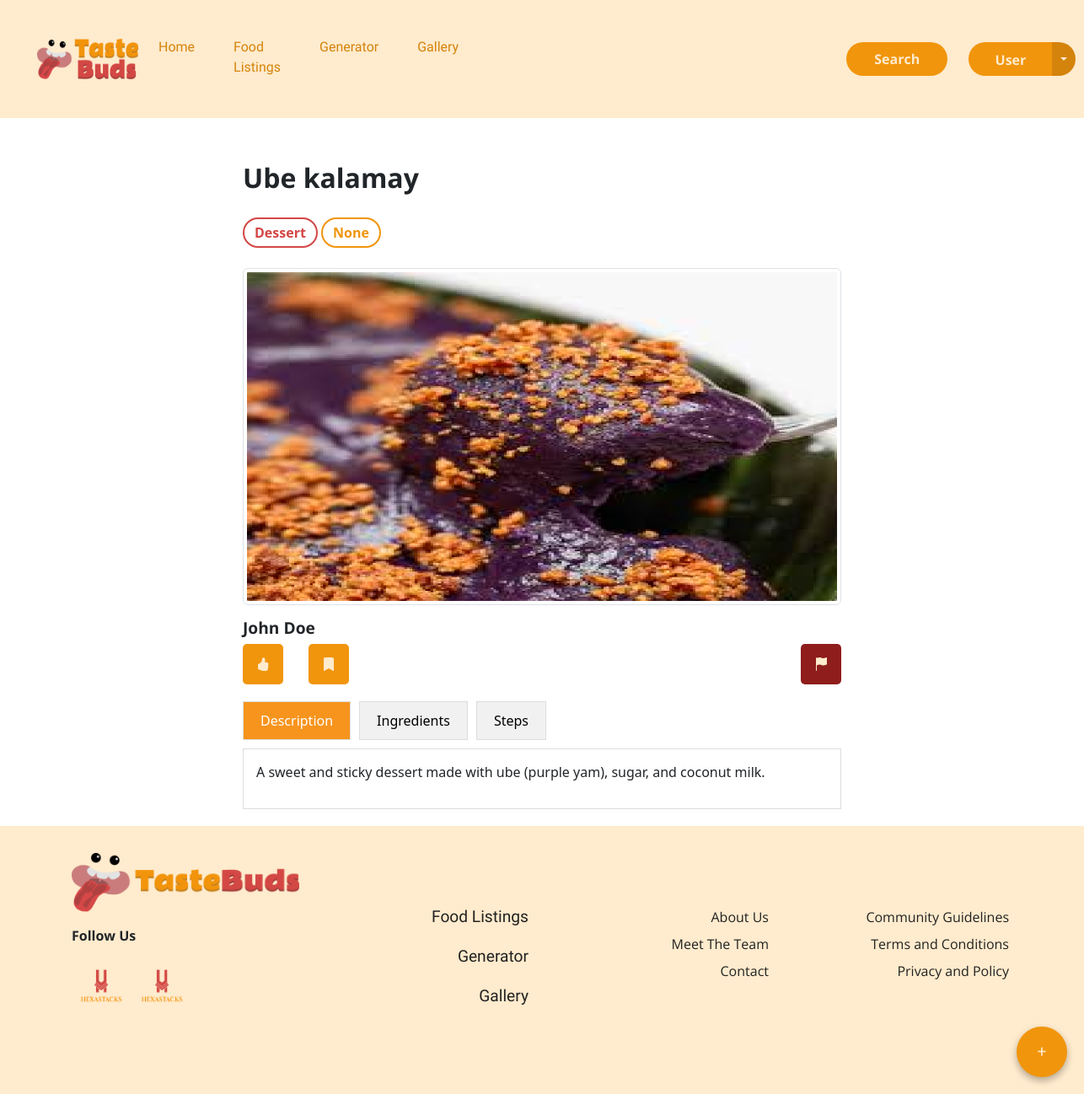
/users/recipeOverview.php?recipeID=54, run on the app's committed database.
### tables this page shows
CREATE TABLE `recipes` (
  `recipeID` int(5) NOT NULL,
  `recipeTitle` varchar(100) NOT NULL,
  `description` varchar(600) NOT NULL,
  `ingredients` varchar(800) NOT NULL,
  `steps` varchar(5000) NOT NULL,
  `userID` int(5) NOT NULL,
  `isApproved` varchar(3) NOT NULL DEFAULT 'no',
  `createdAt` datetime NOT NULL DEFAULT current_timestamp(),
  `updatedAt` datetime DEFAULT current_timestamp(),
  `primaryCategoryID` int(1) NOT NULL,
  `subcategoryID` int(1) DEFAULT NULL
);

CREATE TABLE `primaryfoodcategories` (
  `primaryCategoryID` int(1) NOT NULL,
  `primaryCategoryName` varchar(15) NOT NULL
);

CREATE TABLE `foodsubcategories` (
  `subcategoryID` int(1) NOT NULL,
  `subcategoryName` varchar(20) NOT NULL
);

CREATE TABLE `images` (
  `imageID` int(5) NOT NULL,
  `imageURL` varchar(500) NOT NULL,
  `recipeID` int(5) DEFAULT NULL,
  `postID` int(5) DEFAULT NULL
);

CREATE TABLE `users` (
  `userID` int(5) NOT NULL,
  `firstName` varchar(50) NOT NULL,
  `lastName` varchar(50) NOT NULL,
  `email` varchar(150) NOT NULL,
  `password` varchar(50) NOT NULL,
  `role` varchar(50) NOT NULL DEFAULT 'user',
  `registeredAt` datetime NOT NULL DEFAULT current_timestamp(),
  `isRestricted` varchar(3) NOT NULL DEFAULT 'no'
);

### connect.php (called while the page is built, shortened)
<?php
function executeQuery($query)
{
	$conn = $GLOBALS['conn'];
	return mysqli_query($conn, $query);
}
?>

### users/recipeOverview.php (the view, shortened to what this page needs)
<?php
include("../connect.php");
$recipeID = isset($_GET['recipeID']) ? (int) $_GET['recipeID'] : 0;
$queryOverviewRecipe = "
    SELECT recipes.recipeID, recipes.recipeTitle, recipes.description, recipes.ingredients, recipes.steps,
           recipes.isApproved, recipes.createdAt, recipes.updatedAt,
           users.firstName, users.lastName,
           images.imageURL,
           primaryfoodcategories.primaryCategoryName,
           foodSubcategories.subcategoryName
    FROM recipes
    LEFT JOIN users ON users.userID = recipes.userID
    LEFT JOIN images ON images.recipeID = recipes.recipeID
    LEFT JOIN primaryfoodcategories ON primaryfoodcategories.primaryCategoryID = recipes.primaryCategoryID
    LEFT JOIN foodSubcategories ON foodSubcategories.subcategoryID = recipes.subcategoryID
    WHERE recipes.recipeID = $recipeID
";
$resultOverviewRecipe = executeQuery($queryOverviewRecipe);
?>
<!DOCTYPE html>
<html lang="en">
<head>
  <link href="https://cdn.jsdelivr.net/npm/bootstrap@5.3.3/dist/css/bootstrap.min.css" rel="stylesheet"
 />
  <link href="https://cdn.jsdelivr.net/npm/bootstrap-icons/font/bootstrap-icons.css" rel="stylesheet">
  <link rel="stylesheet" href="../shared/assets/css/recipeOverview.css" />
  <link rel="stylesheet" href="../shared/assets/css/style.css" />
</head>
<body>
  <?php include("../shared/components/navbar.php") ?>
  <div class="container-recipe">
    <?php
    if (mysqli_num_rows($resultOverviewRecipe) > 0) {
      while ($recipeOverview = mysqli_fetch_assoc($resultOverviewRecipe)) {
        ?>
        <div class="col">
          <h2 class="recipe-title-view"><?php echo htmlspecialchars($recipeOverview['recipeTitle']); ?></h2>
          <span
            class="primary-category rounded-pill"><?php echo htmlspecialchars($recipeOverview['primaryCategoryName']); ?></span>
          <span class="sub-category rounded-pill"><?php echo htmlspecialchars($recipeOverview['subcategoryName']); ?></span>
          <img src="../shared/assets/image/content-image/<?php echo $recipeOverview['imageURL']; ?>"
            class="img-thumbnail recipe-image" alt="Recipe Image" />
          <div class="col name-edit">
            <h6 class="name">
              <?php echo htmlspecialchars($recipeOverview['firstName'] . ' ' . $recipeOverview['lastName']); ?>
            </h6>
          </div>
          <div class="row buttons">
            <div class="button-col-6">
              <button class="btn-like"><i class="bi bi-hand-thumbs-up-fill"
                  style="color: var(--clr-light-orange)"></i></button>
              <button class="btn-bookmark"><i class="bi bi-bookmark-fill"
                  style="color: var(--clr-light-orange)"></i></button>
              <button class="btn-report" data-bs-toggle="modal" data-bs-target="#reportModal"
                data-recipe-id="<?php echo htmlspecialchars($recipeOverview['recipeID']); ?>">
                <i class="bi bi-flag-fill" style="color: var(--clr-light-orange)"></i>
              </button>
            </div>
          </div>
          <div class="tab-container">
            <div class="tab-links">
              <button class="tablink" onclick="openTab(event, 'Description')">Description</button>
              <button class="tablink" onclick="openTab(event, 'Ingredients')">Ingredients</button>
              <button class="tablink" onclick="openTab(event, 'Steps')">Steps</button>
            </div>
            <div id="Description" class="tab-content">
              <p><?php echo htmlspecialchars($recipeOverview['description']); ?></p>
            </div>
          </div>
        </div>
      </div>
      <?php
      }
    } else {
      ?>
    <p>No recipes found.</p>
    <?php
    }
    ?>
  <?php include '../shared/components/footer.php'; ?>
</body>
</html>

### shared/assets/css/recipeOverview.css (style rules this page uses)
.container-recipe { margin-left: auto; max-width: 710px; margin-right: auto; }
.recipe-title-view { font-family: var(--ff-text); font-weight: bold; margin-top: 52px; }
.primary-category { border: 2px solid var(--clr-secondary); background-color: transparent; color: var(--clr-secondary); border-radius: 50rem; padding: 0.25em 0.75em; display: inline-block; font-size: var(--fs-paragraph); font-weight: bold; margin-top: 20px; }
.sub-category { border: 2px solid var(--clr-primary); background-color: transparent; color: var(--clr-primary); border-radius: 50rem; padding: 0.25em 0.75em; display: inline-block; font-size: var(--fs-paragraph); font-weight: bold; }
.recipe-image { width: 720px; height: 400px; margin-left: 3em; margin-right: 3em; display: block; margin-top: 0; margin-bottom: 0; margin-left: auto; margin-right: auto; margin-top: 24px; }
.name { font-family: var(--ff-text); font-size: var(--fs-h6); font-weight: bold; }
.col.name-edit { margin-top: 15px; display: flex; justify-content: space-between; align-items: center; width: 100%; gap: 10px; }
.btn-like, .btn-bookmark { background-color: var(--clr-primary); border: transparent; border-radius: 5px; margin-right: 20px; height: 48px; width: 48px; }
.btn-report { background-color: #8E1D1C; border: transparent; border-radius: 5px; height: 48px; width: 48px; }
.buttons { display: flex; gap: 10px; }
.button-col-6 { display: flex; gap: 10px; justify-content: flex-start; width: 100%; }
.button-col-6 .btn-report { margin-left: auto; }
.tab-container { margin-top: 20px; }
.tab-links { display: flex; gap: 10px; margin-bottom: 10px; }
.tablink { background-color: #f1f1f1; border: 1px solid #ddd; padding: 10px 20px; cursor: pointer; }
.tablink.active { background-color: #f7941d; color: #fff; }
.tab-content { border: 1px solid #ddd; padding: 15px; background-color: #fff; margin-bottom: 20px; }

### shared/assets/css/style.css (style rules this page uses)
:root { --fs-header: 47.78px; --fs-h2: 39.91px; --fs-h3: 33.18px; --fs-h4: 27.65px; --fs-h5: 23.04px; --fs-h6: 19.2px; --fs-paragraph: 16px; --fs-small: 13.33px; --fc-primary-orange: #F1950C; --fc-dark-orange: #D4830B; --fc-mid-orange: #FCD59A; --fc-light-orange: #FFEBCD; --fc-black: #222222; --clr-primary: #F1950C; --clr-secondary: #D34746; --clr-action: #328032; --clr-dark-orange: #D4830B; --clr-mid-orange: #FCD59A; --clr-light-orange: #FFEBCD; --clr-black: #222222; --ff-title: "Rammetto One", serif; --ff-text: "Open Sans", serif; }

### shared/assets/css/navbar.css (style rules this page uses)
:root { --fs-header: 47.78px; --fs-h2: 39.91px; --fs-h3: 33.18px; --fs-h4: 27.65px; --fs-h5: 23.04px; --fs-h6: 19.2px; --fs-paragraph: 16px; --fs-small: 13.33px; --fc-primary-orange: #F1950C; --fc-dark-orange: #D4830B; --fc-mid-orange: #FCD59A; --fc-light-orange: #FFEBCD; --fc-black: #222222; --clr-primary: #F1950C; --clr-secondary: #D34746; --clr-action: #328032; --clr-dark-orange: #D4830B; --clr-mid-orange: #FCD59A; --clr-light-orange: #FFEBCD; --clr-black: #222222; --ff-title: "Rammetto One", serif; --ff-text: "Open Sans", serif; }

### shared/assets/css/footer.css (style rules this page uses)
:root { --fs-header: 47.78px; --fs-h2: 39.91px; --fs-h3: 33.18px; --fs-h4: 27.65px; --fs-h5: 23.04px; --fs-h6: 19.2px; --fs-paragraph: 16px; --fs-small: 13.33px; --fc-primary-orange: #F1950C; --fc-dark-orange: #D4830B; --fc-mid-orange: #FCD59A; --fc-light-orange: #FFEBCD; --fc-black: #222222; --clr-primary: #F1950C; --clr-secondary: #D34746; --clr-action: #328032; --clr-dark-orange: #D4830B; --clr-mid-orange: #FCD59A; --clr-light-orange: #FFEBCD; --clr-black: #222222; --ff-title: "Rammetto One", serif; --ff-text: "Open Sans", serif; }

### data on the page
recipes: recipeTitle "Ube kalamay", primaryCategoryID.primaryCategoryName "Dessert", subcategoryID.subcategoryName "None", images.imageURL (picture), userID.lastName "John Doe", description "A sweet and sticky dessert made with ube (purple yam), sugar, and coconut milk."
